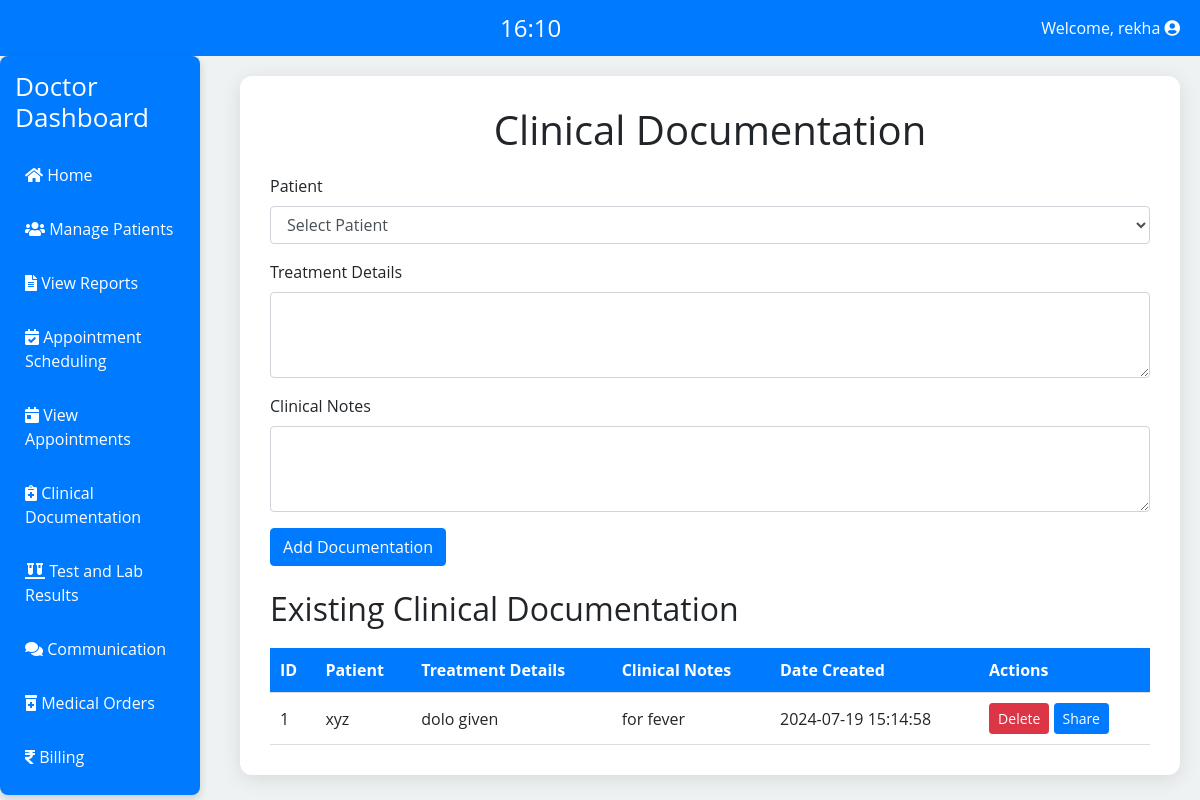
Page /doctor/clinical_documentation.php (signed in) on the committed database.
### tables this page shows
CREATE TABLE `users` (
  `id` int(11) NOT NULL,
  `username` varchar(50) NOT NULL,
  `email` varchar(100) NOT NULL,
  `password` varchar(255) NOT NULL,
  `otp` varchar(6) DEFAULT NULL,
  `otp_expiry` datetime DEFAULT NULL,
  `role` enum('admin','doctor','patient') NOT NULL,
  `created_at` datetime DEFAULT current_timestamp(),
  `reset_token` varchar(100) DEFAULT NULL,
  `reset_time` datetime DEFAULT NULL,
  `security_question` varchar(255) DEFAULT NULL,
  `security_answer` varchar(255) DEFAULT NULL
);

CREATE TABLE `clinical_documentation` (
  `id` int(11) NOT NULL,
  `doctor_id` int(11) NOT NULL,
  `patient_id` int(11) NOT NULL,
  `treatment_details` text NOT NULL,
  `clinical_notes` text NOT NULL,
  `created_at` timestamp NOT NULL DEFAULT current_timestamp(),
  `shared_with_doctors` varchar(255) DEFAULT ''
);

### doctor/clinical_documentation.php (the view, shortened to what this page needs)
<?php
require_once '../config.php';
$userId = $_SESSION['user_id'];
$doctorQuery = $conn->prepare("SELECT username, email FROM users WHERE id = ?");
$doctorQuery->bind_param("i", $userId);
$doctorQuery->execute();
$doctorResult = $doctorQuery->get_result();
$doctor = $doctorResult->fetch_assoc();
$clinical_docs_query = "SELECT cd.*, u.username AS patient_username FROM clinical_documentation cd JOIN users u ON cd.patient_id = u.id WHERE cd.doctor_id = ? ORDER BY cd.created_at DESC";
$clinical_docs_stmt = $conn->prepare($clinical_docs_query);
$clinical_docs_stmt->bind_param("i", $userId);
$clinical_docs_stmt->execute();
$clinical_docs_result = $clinical_docs_stmt->get_result();
$clinical_docs = $clinical_docs_result->fetch_all(MYSQLI_ASSOC);
?>
<!DOCTYPE html>
<html lang="en">
<head>
    <link rel="stylesheet" href="https://stackpath.bootstrapcdn.com/bootstrap/4.5.2/css/bootstrap.min.css">
    <link rel="stylesheet" href="https://cdnjs.cloudflare.com/ajax/libs/font-awesome/5.15.4/css/all.min.css">
</head>
<body oncontextmenu="return false;" onkeydown="return disableCtrlU(event);">
<div class="top-bar">
        <div class="clock-container">
            <div class="clock" id="clock"></div>
        </div>
        <div class="logout-dropdown">
        <span>Welcome, <?php echo htmlspecialchars($doctor['username']); ?> <i class="fas fa-user-circle"></i></span>
        </div>
    </div>
    <div class="d-flex">
        <div class="sidebar">
        <h2>Doctor Dashboard</h2>
            <div class="nav-links">
                <a href="doctor_dashboard.php"><i class="fa fa-home" aria-hidden="true"></i> Home</a>
                <a href="../admin/manage_records.php"><i class="fas fa-users"></i> Manage Patients</a>
                <a href="../admin/view_reports.php"><i class="fas fa-file-alt"></i> View Reports</a>
                <a href="../admin/manage_schedule.php"><i class="fas fa-calendar-check"></i> Appointment Scheduling</a>
                <a href="view_appointments.php"><i class="fas fa-calendar-day"></i> View Appointments</a>
                <a href="clinical_documentation.php"><i class="fas fa-notes-medical"></i> Clinical Documentation</a>
                <a href="test_lab_results.php"><i class="fas fa-vials"></i> Test and Lab Results</a>
                <a href="communication.php"><i class="fas fa-comments"></i> Communication</a>
                <a href="medical.php"><i class="fas fa-prescription-bottle-alt"></i> Medical Orders</a>
                <a href="billing.php"><i class="fas fa-rupee-sign"></i> Billing</a>
            </div>
        </div>
        <div class="dashboard">
            <h1>Clinical Documentation</h1>
            <form action="clinical_documentation.php" method="POST">
                <div class="form-group">
                    <label for="patient_id">Patient</label>
                    <select class="form-control" id="patient_id" name="patient_id" required>
                        <option value="">Select Patient</option>
                    </select>
                </div>
                <div class="form-group">
                    <label for="treatment_details">Treatment Details</label>
                    <textarea class="form-control" id="treatment_details" name="treatment_details" rows="3" required></textarea>
                </div>
                <div class="form-group">
                    <label for="clinical_notes">Clinical Notes</label>
                    <textarea class="form-control" id="clinical_notes" name="clinical_notes" rows="3" required></textarea>
                </div>
                <button type="submit" class="btn btn-primary">Add Documentation</button>
            </form>
            <h2 class="mt-4">Existing Clinical Documentation</h2>
            <table>
                <thead>
                    <tr>
                        <th>ID</th>
                        <th>Patient</th>
                        <th>Treatment Details</th>
                        <th>Clinical Notes</th>
                        <th>Date Created</th>
                        <th>Actions</th>
                    </tr>
                </thead>
                <tbody>
                    <?php foreach ($clinical_docs as $doc) { ?>
                        <tr>
                            <td><?php echo htmlspecialchars($doc['id']); ?></td>
                            <td><?php echo htmlspecialchars($doc['patient_username']); ?></td>
                            <td><?php echo htmlspecialchars($doc['treatment_details']); ?></td>
                            <td><?php echo htmlspecialchars($doc['clinical_notes']); ?></td>
                            <td><?php echo htmlspecialchars($doc['created_at']); ?></td>
                            <td>
                                <a href="clinical_documentation.php?delete=<?php echo $doc['id']; ?>" class="btn btn-danger btn-sm" onclick="return confirm('Are you sure you want to delete this documentation?');">Delete</a>
                                <button type="button" class="btn btn-primary btn-sm" data-toggle="modal" data-target="#shareModal<?php echo $doc['id']; ?>">Share</button>
                            </td>
                        </tr>
                    <?php } ?>
                </tbody>
            </table>
        </div>
    </div>
</body>
</html>

### doctor/clinical_documentation.php (style rules this page uses)
body { font-family: 'Open Sans', sans-serif; background-color: #eef2f3; margin: 0; display: flex; flex-direction: column; min-height: 100vh; }
.top-bar { display: flex; justify-content: space-between; align-items: center; width: 100%; padding: 10px 20px; background-color: #007bff; color: #fff; }
.clock-container { flex-grow: 1; text-align: center; }
.clock { font-size: 24px; }
.logout-dropdown { position: relative; display: inline-block; }
.sidebar { background: #007bff; padding: 15px; width: 200px; border-radius: 8px; margin-right: 20px; box-shadow: 0 4px 10px rgba(0, 0, 0, 0.15); flex-shrink: 0; }
.sidebar h2 { color: #fff; font-size: 26px; margin-bottom: 20px; }
.nav-links { display: flex; flex-direction: column; gap: 10px; }
.nav-links a { color: #fff; text-decoration: none; padding: 10px; border-radius: 30px; transition: background 0.3s, transform 0.2s; }
.dashboard { flex: 1; background: #fff; padding: 30px; border-radius: 12px; box-shadow: 0 4px 20px rgba(0, 0, 0, 0.1); margin: 20px; }
h1 { text-align: center; margin-bottom: 20px; }
table { width: 100%; border-collapse: collapse; margin-top: 20px; }
th, td { padding: 10px; text-align: left; border-bottom: 1px solid #ddd; }
th { background-color: #007bff; color: white; }

### rows in the picture
users: username "rekha"
clinical_documentation: id "1", patient.username "xyz", treatment_details "dolo given", clinical_notes "for fever", created_at "2024-07-19 15:14:58"
